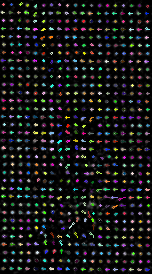
%> input picture CellTracking/samples/001/All Trajectories Visual-1.tif kept stack.tif, 152 x 274 px
$ octave --eval "result = detectDots(rgb2gray(imread('../../samples/001/All Trajectories Visual-1.tif kept stack.tif')));"   (GNU Octave 9; MATLAB toolbox functions it lacks are replaced by stand-ins)
%> lines starting %> are read from the running program, lines starting %| are printed output that depends on the picture; in (x1, y1, x2, y2) boxes, pixels count from 0 and x2, y2 are one past the last pixel; in counts of white or black regions, pixels touching at a corner belong together; the program's own positions count from 1
% Feature detection
function [boundaries,centroids] = detectDots(img)
    % find edges using Canny filter (log filter almost works too)
    [bw,~] = edge(img,'log');
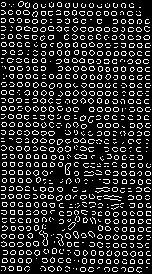
%> bw: size 274x152 logical; 17.5% white in thin lines or dots
%     [bw,~] = edge(img,'Canny',[0.1375,0.3]);
    % fill in gaps in detected edges by dilating features slightly
    se90 = strel('line',1,90);
    se0 = strel('line',1,0);
    % pack the image to make dilation operation more efficient - not
    % necessary, but could speed up operations on large/many images
    % see: http://www.mathworks.com/help/images/ref/bwpack.html
    bwPacked = bwpack(bw);
    bwPackedDilate = imdilate(bwPacked,[se90,se0],'ispacked');
    bwDilate = bwunpack(bwPackedDilate);
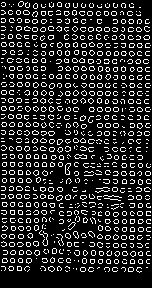
%> bwDilate: size 288x152 logical; 16.7% white in thin lines or dots
    % fill in edge-detected areas so they are solid objects
    bwFill = imfill(bwDilate,'holes');
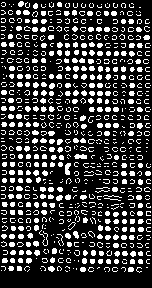
%> bwFill: size 288x152 logical; 23.1% white; 779 white regions (520 under 20 px), largest, box (x1, y1, x2, y2) and area: (65, 163, 71, 175) 54, (74, 154, 87, 159) 52, (73, 231, 79, 239) 32
    % trace boundary of each object
    [boundaries,~] = bwboundaries(bwFill);
%> boundaries = 779 boundaries; largest, box (x1, y1, x2, y2) and points: (42, 231, 48, 246) 49, (103, 195, 122, 198) 37, (104, 198, 121, 201) 33, (68, 222, 76, 230) 31, (57, 234, 64, 246) 29
    % get centroid location of each object (in pixel units)
    c = regionprops(bwFill,'Centroid');
%> c = 779 regions; first 5, Centroid: [4.2 5], [4 13.1], [3.8 21], [4 27.2], [4 30.8]
    % concatenate all centroids into single matrix
    centroids = cat(1,c.Centroid);
%> centroids = 779 rows, first 12: [4.18 5; 4 13.1; 3.85 21; 4 27.2; 4 30.8; 3.5 35.25; 3.5 38.75; 4.4 45.04; 3 59; 2.5 63; 3.67 83.5; 4.5 93]
%> `result = detectDots(rgb2gray(imread('../../samples/001/All Trajectorie..`: result = 779 items
end
